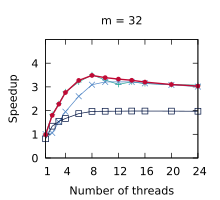

Write the gnuplot code that produced this figure.
set title "m = 32"
set terminal pdf size 2.2,2.0
set output "./results/Compactions_n___4,194,304,_m___32.pdf"
set key off
set xrange [1:24]
set xtics (1, 4, 8, 12, 16, 20, 24)
set xlabel "Number of threads"
set yrange [0:5]
set ytics (0, 1, 2, 3, 4)
set ylabel "Speedup"
plot './results/Compactions_n___4,194,304,_m___32.dat' using 1:2 title "Outer parallelism" pointsize 0.7 lw 1 pt 1 linecolor rgb "#24A793" with linespoints, \
  './results/Compactions_n___4,194,304,_m___32.dat' using 1:3 title "Inner parallelism" pointsize 0.7 lw 1 pt 2 linecolor rgb "#5287C6" with linespoints, \
  './results/Compactions_n___4,194,304,_m___32.dat' using 1:4 title "OpenMP" pointsize 0.7 lw 1 pt 4 linecolor rgb "#001240" with linespoints, \
  './results/Compactions_n___4,194,304,_m___32.dat' using 1:5 title "Work assisting (our)" pointsize 0.4 lw 2 pt 7 linecolor rgb "#C00A35" with linespoints
